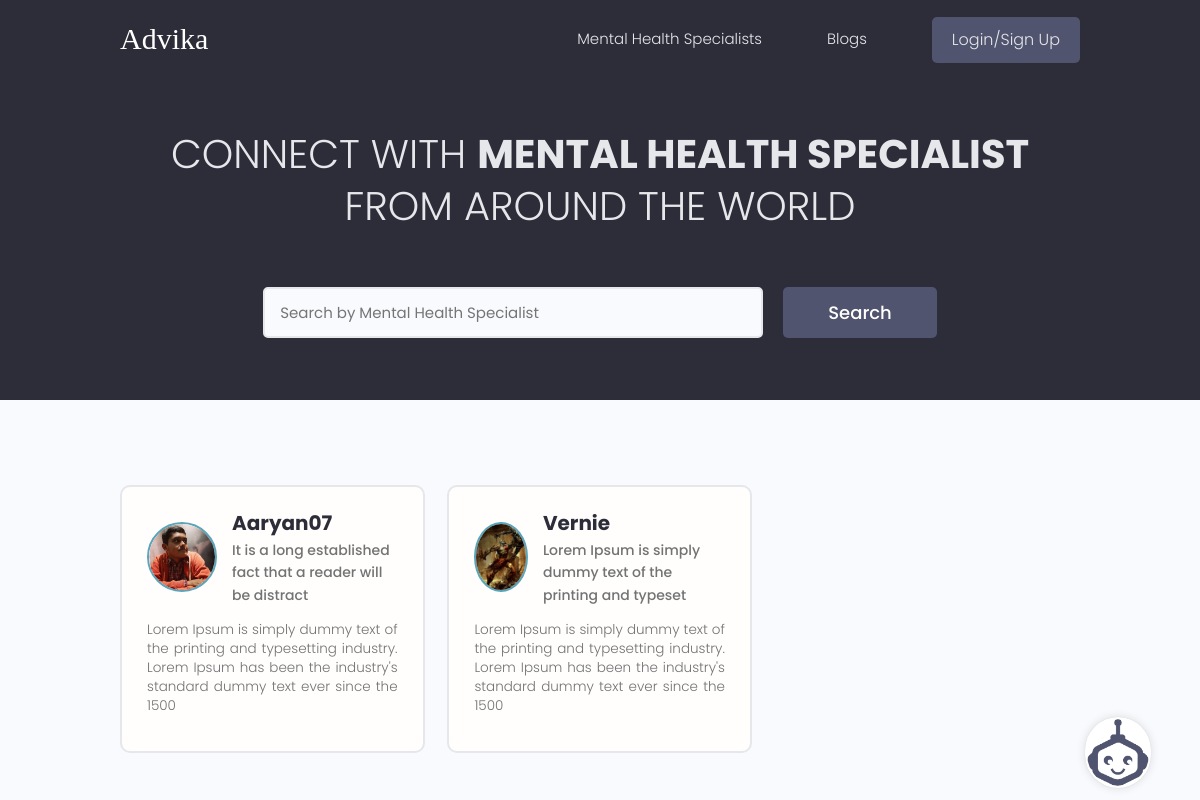
The page / on the database its author committed.
### users/models.py (models this page shows, shortened)
class Profile(models.Model):
    choices = (
        ('Mental Health Specialist','Mental Health Specialist'),
        ('User','User')
    )
    user = models.OneToOneField(User,on_delete=models.CASCADE,null=True,blank=True)
    name = models.CharField(max_length=200,blank=True,null=True)
    email = models.EmailField(max_length=500,blank=True,null=True)
    username = models.CharField(max_length=200, blank=True, null=True)
    role = models.CharField(max_length=50,choices=choices,default='Select your role',null=True,blank=True)
    verified = models.BooleanField(default=False,null=True,blank=True)
    location = models.CharField(max_length=200, blank=True, null=True)
    short_intro = models.CharField(max_length=200,blank=True,null=True)
    bio = models.TextField(blank=True,null=True)
    profile_image = models.ImageField(null=True,blank=True,upload_to = "profiles/",default = 'profiles/user-default.png')
    social_twitter = models.CharField(max_length=200, blank=True, null=True)
    social_linkedin = models.CharField(max_length=200, blank=True, null=True)
    social_youtube = models.CharField(max_length=200, blank=True, null=True)
    social_website = models.CharField(max_length=200, blank=True, null=True)
    created = models.DateTimeField(auto_now_add=True)
    id = models.UUIDField(default=uuid.uuid4, unique=True,
                          primary_key=True, editable=False)

### users/views.py (the view)
# urls.py: path('',views.profiles,name="profiles"),
def profiles(request):
    profiles, search_query = searchProfiles(request)
    custom_range, profiles = paginateProfiles(request, profiles, 3)
    context = {"profiles":profiles,'search_query':search_query,'custom_range': custom_range}
    return render(request,'users/profiles.html',context)

### users/utils.py (called while the page is built)
def paginateProfiles(request, profiles, results):
    page = request.GET.get('page')
    paginator = Paginator(profiles, results)
    try:
        profiles = paginator.page(page)
    except PageNotAnInteger:
        page = 1
        profiles = paginator.page(page)
    except EmptyPage:
        page = paginator.num_pages
        profiles = paginator.page(page)
    leftIndex = (int(page) - 4)
    if leftIndex < 1:
        leftIndex = 1
    rightIndex = (int(page) + 5)
    if rightIndex > paginator.num_pages:
        rightIndex = paginator.num_pages + 1
    custom_range = range(leftIndex, rightIndex)
    return custom_range, profiles

def searchProfiles(request):
    search_query = ''
    if request.GET.get('search_query'):
        search_query = request.GET.get('search_query')
    profiles = Profile.objects.filter(role = 'Mental Health Specialist')
    profiles = profiles.filter(
        Q(name__icontains=search_query) |
        Q(short_intro__icontains=search_query)
    )
    return profiles, search_query

### users/templates/users/profiles.html (shortened to what this page needs)
{% extends 'main.html'%}
{% block content %}
    <main class="home">
    <section class="hero-section text-center">
        <div class="container container--narrow">
            <div class="hero-section__box">
                <h2>CONNECT WITH <span>Mental Health Specialist</span></h2>
                <h2>FROM AROUND THE WORLD</h2>
            </div>
            <div class="hero-section__search">
                <form id="searchForm" class="form" action="{% url 'profiles' %}" method="get">
                    <div class="form__field">
                        <input class="input input--text" id="formInput#search" type="text" name="search_query"
                            value="{{search_query}}" placeholder="Search by Mental Health Specialist" />
                    </div>
                    <input class="btn btn--sub btn--lg" type="submit" value="Search" />
                </form>
            </div>
        </div>
    </section>
    <section class="devlist">
        <div class="container">
            <div class="grid grid--three">
                {% for profile in profiles %}
                <div class="column card">
                    <div class="dev">
                        <a href="{% url 'user-profile' profile.id %}" class="card__body">
                            <div class="dev__profile">
                                <img class="avatar avatar--md" src="{{ profile.profile_image.url }}" alt="image" />
                                <div class="dev__meta">
                                    <h3>{{profile.name}}</h3>
                                    <h5>{{profile.short_intro|slice:"60"}}</h5>
                                </div>
                            </div>
                            <p class="dev__info">{{profile.bio|slice:"150"}}</p>
                        </a>
                    </div>
                </div>
                {% endfor %}
            </div>
        </div>
    </section>
</main>
{% endblock%}

### static/styles/app.css (style rules this page uses)
:root { --color-sub: #2d2d39; }
.btn--sub { background-color: var(--color-sub-light); }
.card { border: 2px solid var(--color-light); }
img { width: 100%; }
.hero-section { height: 40vh; display: flex; align-items: center; background-color: var(--color-sub); }
.hero-section__box { margin-bottom: 4rem; }
.hero-section__box > h2, .hero-section__box > h2 > span { font-size: 4rem; color: var(--color-light); line-height: 1.3; text-transform: uppercase; }
.hero-section__box > h2 { font-weight: 300; }
.hero-section__box > h2 > span { font-weight: 700; }
.hero-section__search > .form { display: flex; align-items: center; justify-content: center; gap: 2rem; }
.hero-section__search > .form input.input--text { width: 50rem; }
.devlist { margin-top: 8rem; }
.devlist .grid { align-items: stretch; }
.devlist .dev .dev__profile { display: flex; align-items: center; gap: 1.5rem; }
.devlist .dev .dev__meta h3 { color: var(--color-sub); font-size: 2rem; font-weight: 700; }
.devlist .dev .dev__meta h5 { color: var(--color-text); font-size: 1.4rem; font-weight: 500; }
.devlist .dev .dev__info { margin: 1.5rem 0; font-size: 1.35rem; line-height: 1.4; text-align: justify; }

### static/uikit/styles/modules/_variables.css (style rules this page uses)
:root { --color-main: #5aa5b9; --color-main-light: #e6faff; --color-sub: #3f4156; --color-sub-light: #51546e; --color-sub-lighter: #ededfd; --color-text: #737373; --color-gray: #8b8b8b; --color-light: #e5e7eb; --color-light-gray: #767676; --color-bg: #f8fafd; --color-white: #fffefd; --color-white-light: #f3f3f3; --color-success: #359e64; --color-success-bg: #def8e8; --color-error: #fc4b0b; --color-error-bg: #fff2ee; --font-base: 'Poppins', arial, helvetica, 'Segoe UI', roboto, ubuntu, sans-serif; --font-monospace: 'Fira Code', 'Courier New', courier, monospace; --font-regular: 300; --font-medium: 500; --font-bold: 700; --generic-shadow: 1px 1px 5px #00000010; --generic-transition: all 0.3s ease-in-out; }

### static/uikit/styles/modules/_base.css (style rules this page uses)
* { margin: 0; padding: 0; box-sizing: border-box; text-rendering: optimizeLegibility; color: inherit; font-size: inherit; }
html { font-size: 50%; }
@media only screen and (min-width: 480px) { html { font-size: 56.25%; } }
@media only screen and (min-width: 1200px) { html { font-size: 62.5%; } }
body { line-height: 1.6; font-weight: 400; font-size: 1.5rem; color: var(--color-text); background-color: var(--color-bg); min-height: 100vh; }

### static/uikit/styles/modules/_typography.css (style rules this page uses)
* { font-family: var(--font-base); }
h2 { font-size: 3.6rem; font-weight: var(--font-bold); }
h3 { font-size: 3.2rem; font-weight: var(--font-medium); }
h5 { font-size: 2.4rem; font-weight: var(--font-medium); }
h5, h6 { font-weight: var(--font-regular); }
p, span, strong { font-size: 1.6rem; color: var(--color-text); font-weight: var(--font-regular); }
a { padding-bottom: 2px; text-decoration: none; display: inline-block; color: var(--color-main); font-weight: var(--font-medium); }

### static/uikit/styles/modules/_utilities.css (style rules this page uses)
.container { width: 92%; max-width: 165rem; margin: 0 auto; box-sizing: border-box; }
.container--narrow { width: 92%; max-width: 120rem; }
@media screen and (min-width: 1000px) { .container { width: 90%; } }
@media screen and (min-width: 1000px) { .container--narrow { width: 85%; } }
@media screen and (min-width: 1200px) { .container { width: 80%; } }
@media screen and (min-width: 1200px) { .container--narrow { width: 72%; } }
.text-center { text-align: center; }

### static/uikit/styles/modules/_avatar.css (style rules this page uses)
.avatar { border-radius: 50%; border: 2px solid var(--color-main); object-fit: cover; }
.avatar--md { height: 7rem; width: 7rem; }

### static/uikit/styles/modules/_button.css (style rules this page uses)
.btn { display: inline-block; position: relative; cursor: pointer; background-color: var(--color-light); font-weight: var(--font-medium); color: var(--color-sub); text-decoration: none; padding: 1rem 2rem; border-radius: 0.5rem; border: none; width: -webkit-fit-content; width: -moz-fit-content; width: fit-content; height: -webkit-fit-content; height: -moz-fit-content; height: fit-content; font-size: 1.6rem; outline-width: 0; outline-color: transparent; -webkit-backface-visibility: hidden; backface-visibility: hidden; transition: all 0.3s ease-in-out; }
.btn--sub { background-color: var(--color-sub); color: var(--color-white); }
.btn--lg { font-size: 1.8rem; padding: 1.2rem 4.5rem; }

### static/uikit/styles/modules/_card.css (style rules this page uses)
.card { border-radius: 1rem; background-color: var(--color-white); border: 1.5px solid var(--color-light); width: auto; height: auto; margin-top: 0.5rem; margin-bottom: 0.5rem; overflow: hidden; }
.card__body, .card__header { padding: 2rem 2.5rem; }

### rows shown on the page
Profile: profile_image (picture), name "Aaryan07", short_intro "It is a long established fact that a reader will be distract", bio "Lorem Ipsum is simply dummy text of the printing and typesetting industry. Lorem Ipsum has been the industry's standard dummy text ever since the 1500"
Profile: profile_image (picture), name "Vernie", short_intro "Lorem Ipsum is simply dummy text of the printing and typeset", bio "Lorem Ipsum is simply dummy text of the printing and typesetting industry. Lorem Ipsum has been the industry's standard dummy text ever since the 1500"
